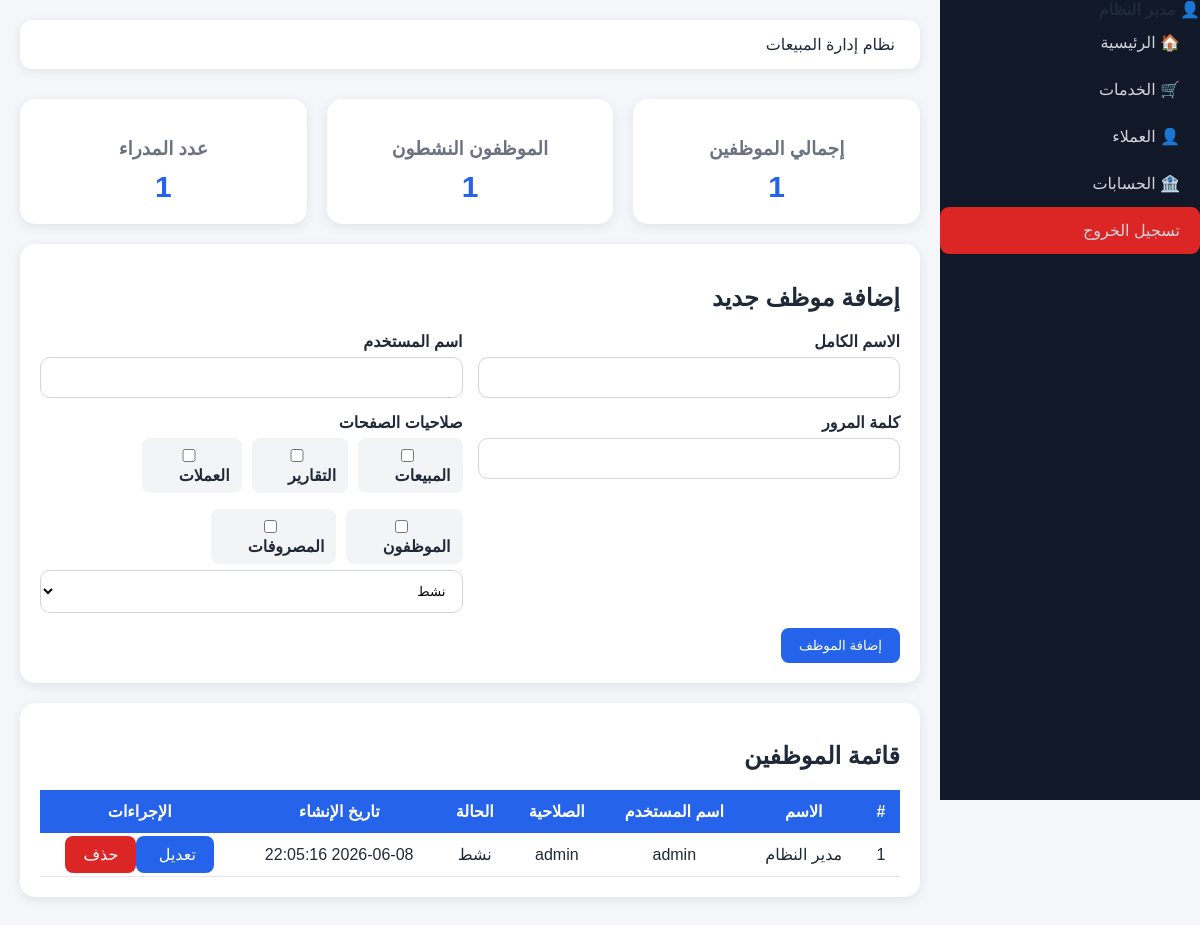
The app's page /employees (signed in), older data.
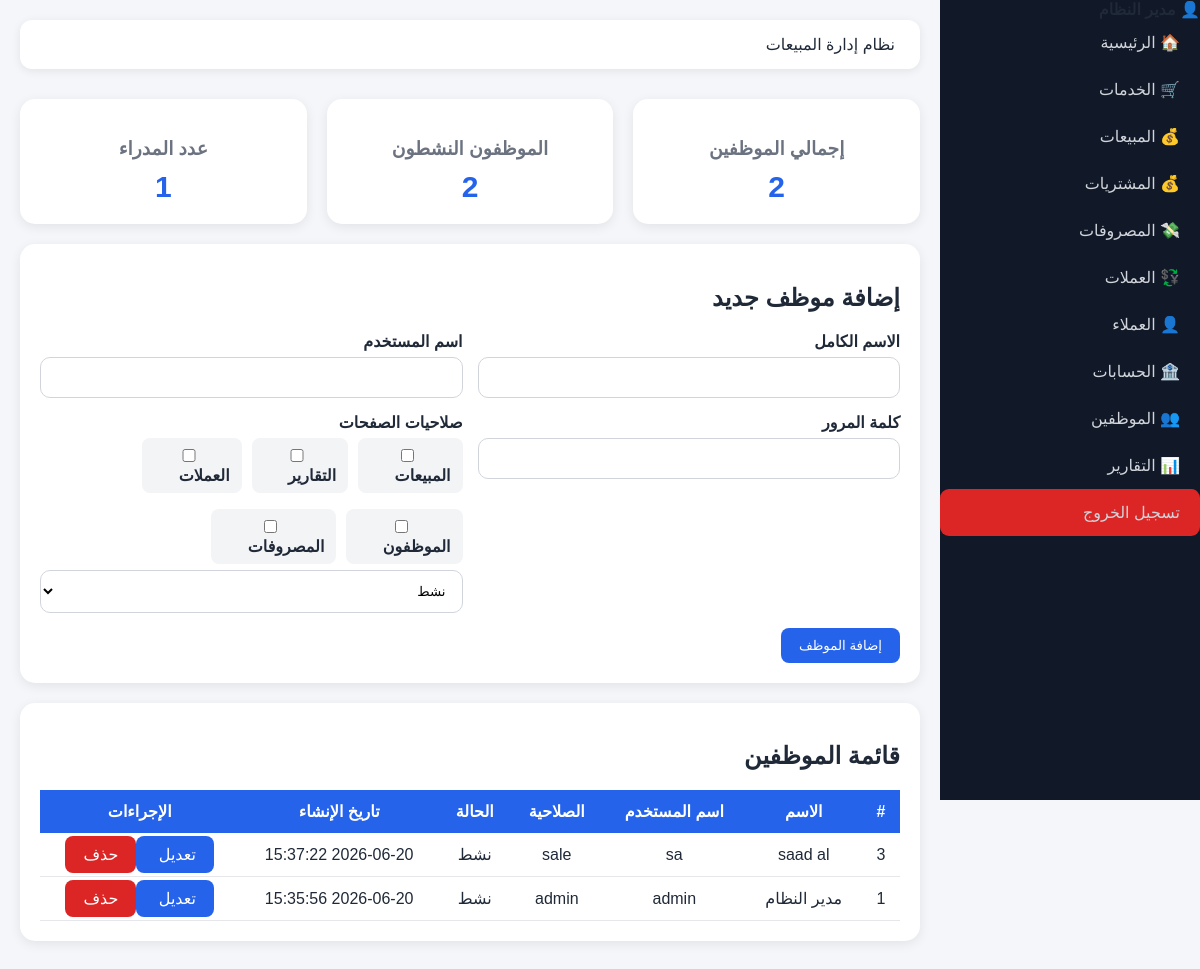
The same page, newer data.
### tables this page shows
CREATE TABLE users (
    id INTEGER PRIMARY KEY AUTOINCREMENT,
    username TEXT UNIQUE,
    password TEXT,
    full_name TEXT,
    permissions TEXT,
    role TEXT DEFAULT 'sales',
    status INTEGER DEFAULT 1,
    created_at TEXT,
    is_admin INTEGER DEFAULT 0
);

### app.py (the view, shortened to what this page needs)
@app.route('/employees', methods=['GET', 'POST'])
def employees():
    if 'user_id' not in session:
     return redirect('/')
    if session.get('role') != 'admin':
       flash('ليس لديك صلاحية')
       return redirect('/')
    conn = sqlite3.connect('database.db')
    conn.row_factory = sqlite3.Row
    cursor = conn.cursor()
    users = cursor.execute("""
    SELECT *
    FROM users
    ORDER BY id DESC
""").fetchall()
    total_users = cursor.execute(
    "SELECT COUNT(*) FROM users"
    ).fetchone()[0]
    active_users = cursor.execute(
    "SELECT COUNT(*) FROM users WHERE status=1"
).fetchone()[0]
    admins = cursor.execute(
    "SELECT COUNT(*) FROM users WHERE role='admin'"
).fetchone()[0]
    conn.close()
    return render_template(
    'employees.html',
    users=users,
    total_users=total_users,
    active_users=active_users,
    admins=admins
)

### templates/employees.html (shortened to what this page needs)
{% extends 'base.html' %}
{% block content %}
<div class="stats-row"><div class="stat-card">
    <h3>إجمالي الموظفين</h3>
    <h2>{{ total_users }}</h2>
</div>
<div class="stat-card">
    <h3>الموظفون النشطون</h3>
    <h2>{{ active_users }}</h2>
</div>
<div class="stat-card">
    <h3>عدد المدراء</h3>
    <h2>{{ admins }}</h2>
</div>
</div><div class="employee-form"><h2>إضافة موظف جديد</h2><form method="POST"><div class="form-row"><div class="form-group">
<label>الاسم الكامل</label>
<input type="text" name="full_name" required>
</div><div class="form-group">
<label>اسم المستخدم</label>
<input type="text" name="username" required>
</div></div><div class="form-row"><div class="form-group">
<label>كلمة المرور</label>
<input type="password" name="password" required>
</div><div class="form-group">
<label>صلاحيات الصفحات</label>
<div class="permissions-box">
    <label><input type="checkbox" name="permissions" value="sales"> المبيعات</label>
    <label><input type="checkbox" name="permissions" value="reports"> التقارير</label>
    <label><input type="checkbox" name="permissions" value="currencies"> العملات</label>
    <label><input type="checkbox" name="permissions" value="employees"> الموظفون</label>
    <label><input type="checkbox" name="permissions" value="expenses"> المصروفات</label>
</div>
<select name="status"><option value="1">نشط</option>
<option value="0">معطل</option></select></div></div><button class="btn-save" type="submit">
إضافة الموظف
</button></form></div><div class="table-card"><h2>قائمة الموظفين</h2><table><tr>
<th>#</th>
<th>الاسم</th>
<th>اسم المستخدم</th>
<th>الصلاحية</th>
<th>الحالة</th>
<th>تاريخ الإنشاء</th>
<th>الإجراءات</th>
</tr>{% for user in users %}
<tr><td>{{ user['id'] }}</td>
<td>{{ user['full_name'] }}</td>
<td>{{ user['username'] }}</td>
<td>{{ user['role'] }}</td>
<td>
    {% if user['status'] == 1 %}
        نشط
    {% else %}
        معطل
    {% endif %}
</td>
<td>{{ user['created_at'] }}</td>
<td>
    <a class="btn-save"
       href="/employees/edit/{{ user['id'] }}">
       تعديل
    </a>
    <a class="btn-delete"
       href="/employees/delete/{{ user['id'] }}"
       onclick="return confirm('هل تريد حذف الموظف؟')">
       حذف
    </a>
</td>
</tr>{% endfor %}
</table></div>{% endblock %}

Row changes from the older to the newer data that the page shows:
added users: id "3", full_name "saad al", username "sa", role "sale", status "نشط", created_at "2026-06-20 15:37:22"
changed users "مدير النظام": created_at "2026-06-08 22:05:16" → "2026-06-20 15:35:56"
Text that changed along with them:
{{ total_users }}: "1" → "2"
{{ active_users }}: "1" → "2"
text now shown: "💰 المبيعات 💰 المشتريات 💸 المصروفات 💱 العملات 👥 الموظفين 📊 التقارير"
